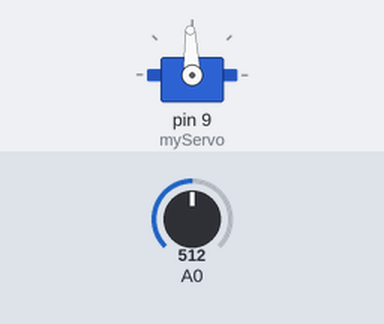
A sketch run on a simulated Arduino Uno, built with avr-gcc and run on an emulated ATmega328P. Parts: servo. The test bench sets the inputs (shaded band); at power-on: A0 = 512.

Above: at 1.2 s.
1.3 s: A0 set to 716
At 2.8 s:
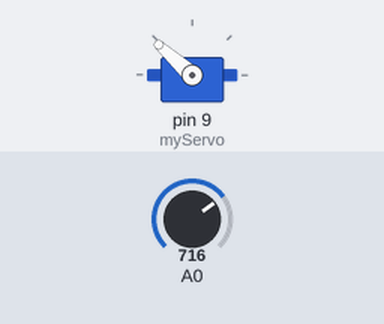
3.1 s: A0 set to 900
At 4.3 s:
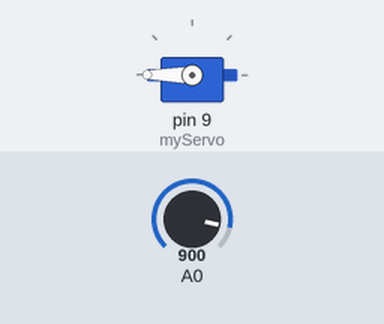
4.7 s: A0 set to 306
At 5.5 s:
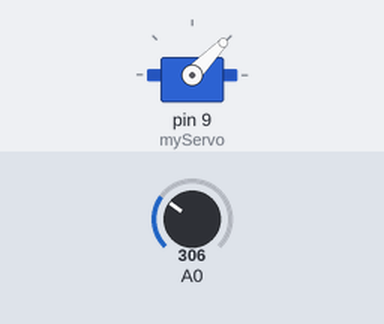
6.3 s: A0 set to 122
At 6.8 s:
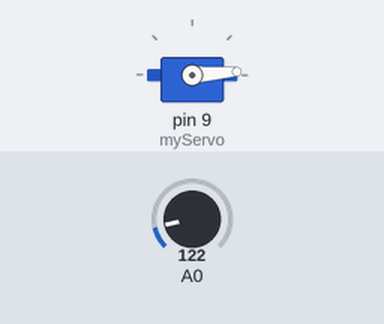
7.9 s: A0 set to 511
At 9.2 s:
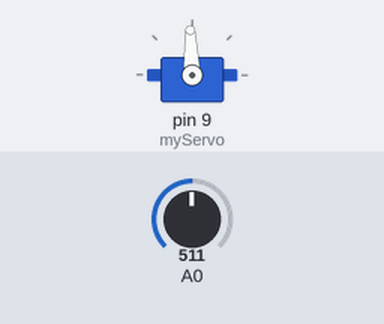
9.5 s: A0 set to 1023
At 10.5 s:
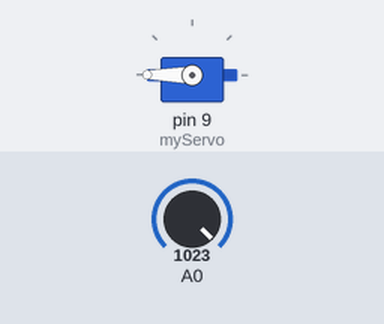
Timing chart, 0 to 12.1 s (numbered marks = the images above; inputs shaded):
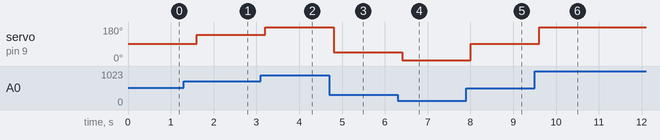

Measured:
- after the input at 1.3 s, servo on pin 9 (myServo): 92° → 138° after 0.30 s
- after the input at 3.1 s, servo on pin 9 (myServo): 138° → 180° after 0.10 s
- after the input at 4.7 s, servo on pin 9 (myServo): 180° → 46° after 0.10 s
- after the input at 6.3 s, servo on pin 9 (myServo): 46° → 4° after 0.10 s
- after the input at 7.9 s, servo on pin 9 (myServo): 4° → 92° after 0.11 s
- after the input at 9.5 s, servo on pin 9 (myServo): 92° → 180° after 0.11 s

The sketch:

servo.ino
```cpp
// Turns a servo based on readings from an analog sensor.

#include <Servo.h>
// turns a servo to an angle based on readings from analog 0

Servo myServo; // name the servo

int val, mapped; // used to store the reading from analog 0

void setup() {
	myServo.attach(9); // set the pin the servo is connected to
	Serial.begin(9600);
}

void loop() {
	val = analogRead(0); // read analog 0
	// map the readings from the sensor to the servos range.
	mapped = map (val, 100, 900, 0, 180);
	myServo.write(mapped); // turn the servo to the angle read from the sensor
	// print the stuff to the computer
	delay(400);
}
```
